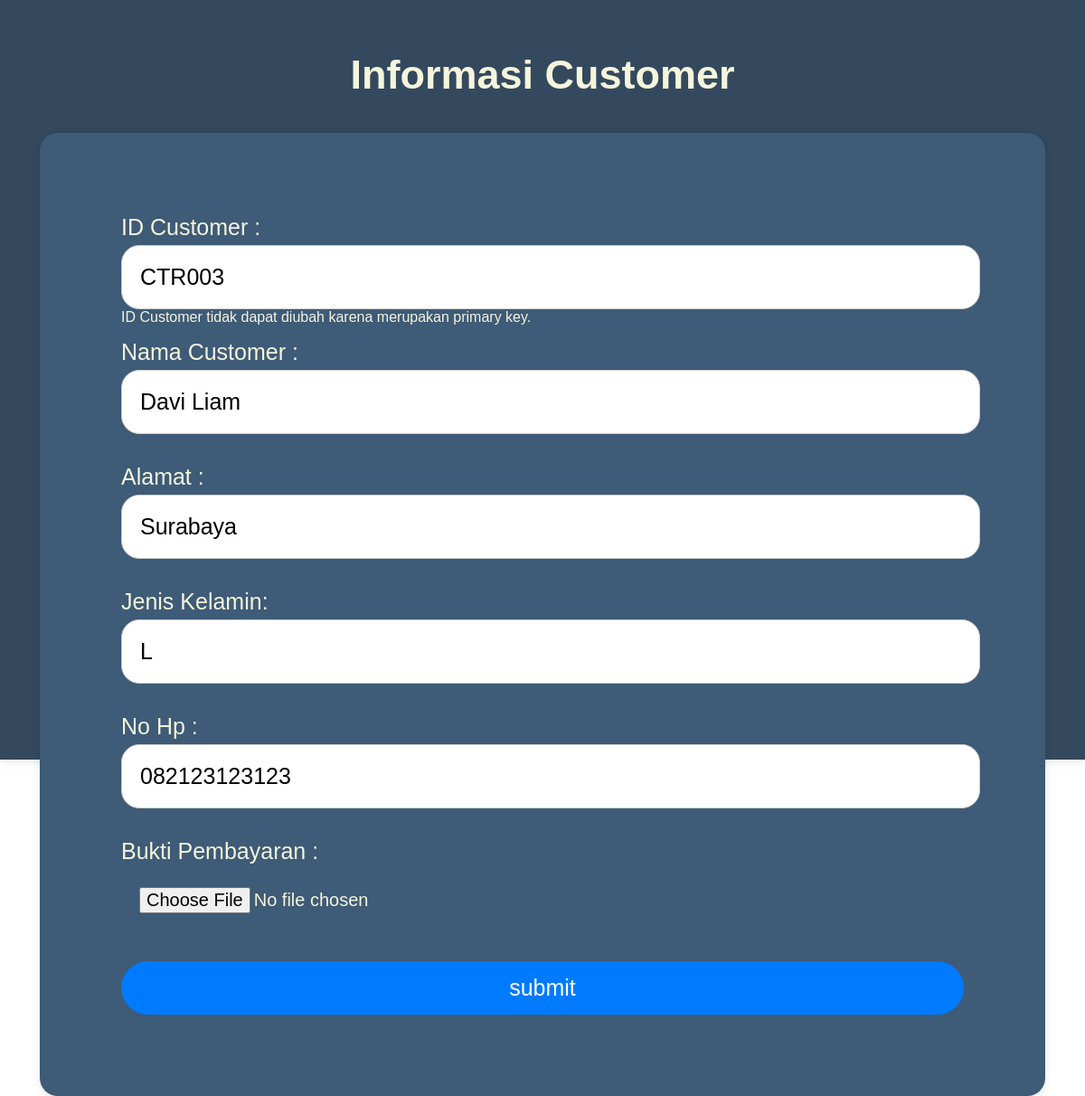
/update.php?idcustomer=CTR003 (signed in), run on the app's committed database.
### tables this page shows
CREATE TABLE `customer` (
  `ID_customer` char(6) NOT NULL,
  `Nama_customer` varchar(100) NOT NULL,
  `Alamat` varchar(50) NOT NULL,
  `Jenis_kelamin` char(1) NOT NULL,
  `No_hp` varchar(16) NOT NULL,
  `Bukti` varchar(255) DEFAULT NULL
);

### function.php (called while the page is built, shortened)
<?php
$hostname = "localhost";
$username = "root";
$password = "";
$database_name = "cafe";
$conn = mysqli_connect($hostname, $username, $password, $database_name);
function query ($query){
    global $conn;
    $result_cust = mysqli_query($conn, $query);
    $rows = [];
    while( $row =  mysqli_fetch_assoc($result_cust)){
        $rows[] = $row;
    }
    return $rows;
}
?>

### update.php (the view, shortened to what this page needs)
<?php
require "function.php";
$id_cust = $_GET["idcustomer"];
$data_cust = query ("SELECT * FROM customer WHERE ID_customer = '$id_cust'")[0];
?>
<!DOCTYPE html>
<html>
    <head>
        <link rel="stylesheet" href="styleupdate.css">
    </head>
    <body>
    <section class="update">
        <h1>Informasi Customer</h1>
        <form action="" method = "post" enctype="multipart/form-data">
        <div>
            <label for="id_cust"> ID Customer :  </label>
            <input type="text" name="id_cust" id="id_cust" value="<?php echo $data_cust["ID_customer"]; ?>" readonly>
            <br>
            <small style="color: beige; font-size:medium">ID Customer tidak dapat diubah karena merupakan primary key.</small>
        </div>
        <div>
            <label for="nama_cust"> Nama Customer :  </label>
            <input type="text" name="nama_cust" id="nama_cust" required value= "<?php echo $data_cust["Nama_customer"]; ?>" >
        </div>
        <br>
        <div>
            <label for="alamat"> Alamat :  </label>
            <input type="text" name="alamat" id="alamat" value="<?php echo $data_cust["Alamat"]; ?>">
        </div>
        <br>
        <div>
            <label for="gender"> Jenis Kelamin:  </label>
            <input type="text" name="gender" id="gender" value="<?php echo $data_cust["Jenis_kelamin"]; ?>">
        </div>
        <br>
        <div>
            <label for="no_hp"> No Hp :  </label>
            <input type="text" name="no_hp" id="no_hp" value="<?php echo $data_cust["No_hp"]; ?>" >
        </div>
        <br>
        <div>
            <label for="gambar"> Bukti Pembayaran :  </label>
            <input type="file" name="gambar" id="gambar">
        </div>
        <br>
        <button type="submit" name="submit">submit</button>
        </form>
    </section>
    </body>
</html>

### styleupdate.css (style rules this page uses)
h1 { text-align: center; font-size: 45px; }
body { height: 100vh; margin: 0; font-family: Arial, sans-serif; overflow: hidden; }
form { background-color: #3e5b77; padding: 90px; border-radius: 20px; box-shadow: 0 2px 10px rgba(0, 0, 0, 0.1); width: full; margin-left: 3vh; margin-right: 3vh; }
.update { margin: 0 auto; padding: 20px; background-color:#34495e; box-shadow: 0 2px 10px rgba(0, 0, 0, 0.1); height: 100%; color:beige; }
div { margin-bottom: 15px; margin-right: 3vh; }
label { display: block; margin-bottom: 5px; font-size: 25px; }
input[type="text"] { width: 100%; padding: 20px; border: 1px solid #ccc; border-radius: 20px; font-size: 25px; }
input[type="file"] { padding :20px; font-size: 20px;; }
button { width: 100%; padding: 15px; background-color: #007bff; color: white; border: none; border-radius: 30px; cursor: pointer; font-size: 25px; }

### data on the page
customer: id_cust "CTR003", nama_cust "Davi Liam", alamat "Surabaya", gender "L", no_hp "082123123123"
